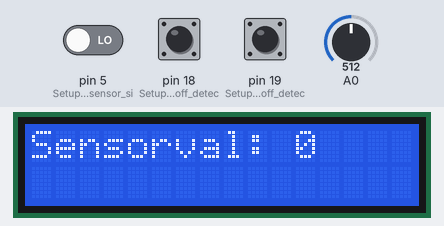
The sketch below on a simulated Arduino Uno, built with avr-gcc and run on an emulated ATmega328P. Parts: 16×2 character LCD. The test bench sets the inputs (shaded band); at power-on: pin 18 (Setup_for_leads_off_detec) LOW, pin 19 (Setup_for_leads_off_detec) LOW, pin 5 (Setup_for_pulse_sensor_si) LOW, A0 = 512. What the sketch prints to the serial monitor is not drawn.

Above: at 6.2 s.
6.3 s: pin 18 (Setup_for_leads_off_detec) pulled HIGH for 0.15 s
At 6.5 s:
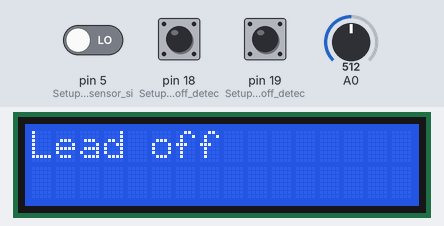
9.4 s: pin 19 (Setup_for_leads_off_detec) pulled HIGH for 0.15 s
12.5 s: pin 18 (Setup_for_leads_off_detec) pulled HIGH for 0.15 s
15.6 s: pin 5 (Setup_for_pulse_sensor_si) driven HIGH
At 16.4 s:
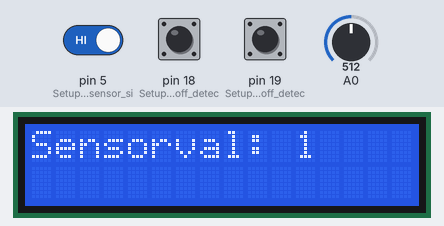
18.6 s: pin 19 (Setup_for_leads_off_detec) pulled HIGH for 1 s
At 19.3 s:
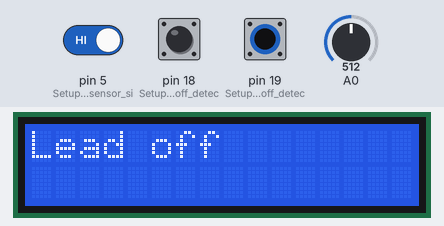
22.6 s: pin 18 (Setup_for_leads_off_detec) pulled HIGH for 1 s
Timing chart, 0 to 25.6 s (numbered marks = the images above; inputs shaded):
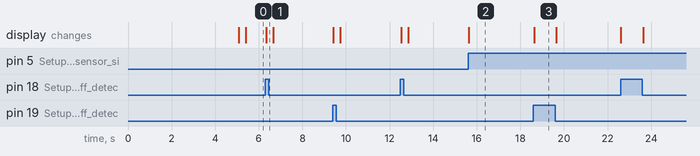

The sketch:

ecg_code.ino
```cpp
#include <Wire.h>
#include <LiquidCrystal_I2C.h>

LiquidCrystal_I2C lcd(0x3F, 16, 2);  // Set the LCD address to 0x27 for a 16 chars and 2 line display

byte Heart[] = {
  B00000,
  B01010,
  B11111,
  B11111,
  B01110,
  B00100,
  B00000,
  B00000
};


void setup() {
  // Initialize the serial communication:
  Serial.begin(9600);
  pinMode(18, INPUT); // Setup for leads off detection LO +
  pinMode(19, INPUT); // Setup for leads off detection LO -
  pinMode(5, INPUT);  // Setup for pulse sensor signal pin
  lcd.init();
  lcd.createChar(0, Heart);

// Display " Team Electrona " for 5 seconds
    lcd.clear();
    lcd.setCursor(0,0);
    lcd.write(0);
    lcd.print("Team Electrona");
    lcd.write(0);
    delay(5000); // 5 second delay


}


void loop() {
  static unsigned long displayStartTime = 0;
  static bool displayMessage = true;

  // Check for leads off detection
  lcd.backlight();
  if ((digitalRead(18) == 1) || (digitalRead(19) == 1)) {
    Serial.println('!');
    lcd.clear();
    lcd.setCursor(0, 0);
    lcd.print("Lead off");
    displayMessage = false; // Don't display the message
  } else {
    if (displayMessage) {
      // Display the message for 5 seconds
      if (millis() - displayStartTime < 5000) {
        lcd.clear();
        lcd.setCursor(0, 0);
        lcd.write(0);
        lcd.print("Team Electrona");
        lcd.write(0);
      } else {
        // After 5 seconds, switch to displaying the pulse sensor value
        displayStartTime = millis();
        displayMessage = false;
      }
    } else {
      // Read the analog values of both sensors
      int ecgValue = analogRead(A0);
      int pulseValue = digitalRead(5);

      // Display the pulse sensor value on the LCD
      lcd.clear();
      lcd.setCursor(0, 0);
      lcd.print("Sensorval: ");
      lcd.print(pulseValue);

      // Wait for a bit to keep serial data from saturating
      delay(1);
    }
  }
}
```

Measured:
- after the input at 6.3 s, the display: changes at once (image 1)
- after the input at 15.6 s, the display: changes at once (image 2)
- after the input at 18.6 s, the display: changes after 0.05 s (image 3)
